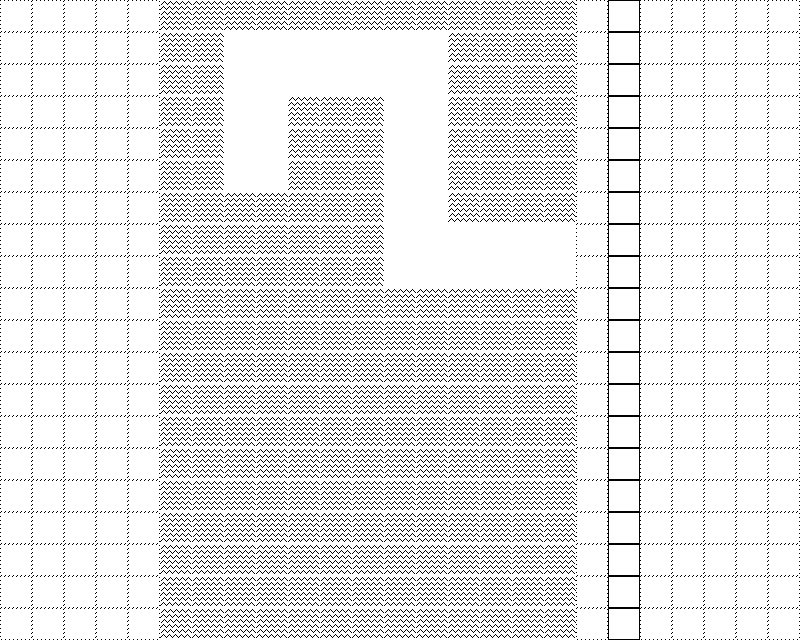

Rendered tile map (Tiled .tmx) drawn with the repository's tilesets; below, a short description and the map source with its tile grids summarised:
An orthogonal 25x20 tile map with 32x32 px tiles, 3 tile layers (OverheadBackground, OverheadPits, SpikesOverhead), 3 hidden layers not drawn and 4 objects (2x goal, player, 69).

<map version="1.2" tiledversion="1.3.2" orientation="orthogonal" renderorder="right-down" compressionlevel="0" width="25" height="20" tilewidth="32" tileheight="32" infinite="0" nextlayerid="13" nextobjectid="49">
 <editorsettings>
  <export target="level4.json" format="json" />
 </editorsettings>
 <tileset firstgid="1" name="ShiftTilemap" tilewidth="32" tileheight="32" tilecount="168" columns="12">
  <image source="../sprites/Tilemap.png" width="384" height="448" />
 </tileset>
 <layer id="5" name="OverheadBackground" width="25" height="20">
  <data>[500 cells, 500 non-empty, 2 distinct tile ids]</data>
 </layer>
 <layer id="7" name="OverheadPits" width="25" height="20">
  <data>[500 cells, 20 non-empty, 1 distinct tile ids]</data>
 </layer>
 <layer id="9" name="SpikesOverhead" width="25" height="20">
  <data>[500 cells, 220 non-empty, 1 distinct tile ids]</data>
 </layer>
 <objectgroup id="6" name="ObjectsOverhead">
  <object id="10" name="player" gid="85" x="64" y="320" width="32" height="32">
   <properties>
    <property name="x" type="int" value="0" />
   </properties>
  </object>
  <object id="13" name="goal" gid="147" x="672" y="320" width="32" height="32">
   <properties>
    <property name="level9" value="level5" />
   </properties>
  </object>
 </objectgroup>
 <layer id="1" name="Background" width="25" height="20" visible="0">
  <data>[500 cells, 500 non-empty, 1 distinct tile ids]</data>
 </layer>
 <layer id="2" name="Static" width="25" height="20" visible="0">
  <data>[500 cells, 58 non-empty, 1 distinct tile ids]</data>
 </layer>
 <layer id="8" name="Spikes" width="25" height="20" visible="0">
  <data>[500 cells, 13 non-empty, 1 distinct tile ids]</data>
 </layer>
 <objectgroup id="4" name="Objects">
  <object id="4" name="player" type="69" gid="1" x="64" y="544" width="32" height="32">
   <properties>
    <property name="x" type="int" value="0" />
    <property name="y" type="int" value="1" />
   </properties>
  </object>
  <object id="48" name="goal" gid="63" x="672" y="448" width="32" height="32">
   <properties>
    <property name="x" value="level5" />
   </properties>
  </object>
 </objectgroup>
</map>
